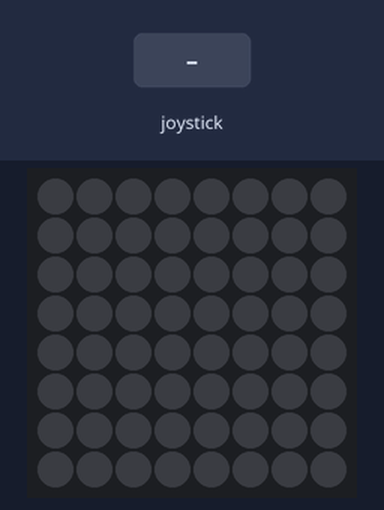
Bench run of a program on a simulated Raspberry Pi (BCM pin numbers) with a Sense HAT. On the bench: the Sense HAT's 8×8 RGB LED matrix. Inputs (shaded band) come from the test bench. Dim RGB values are drawn brighter than linear; random numbers come from a fixed seed.

Above: at 1.2 s.
1.3 s: joystick clicked
At 1.51 s:
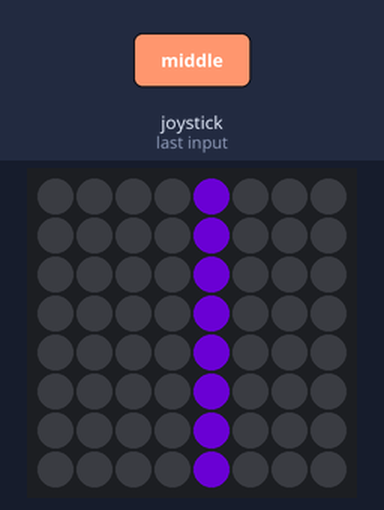
At 1.87 s:
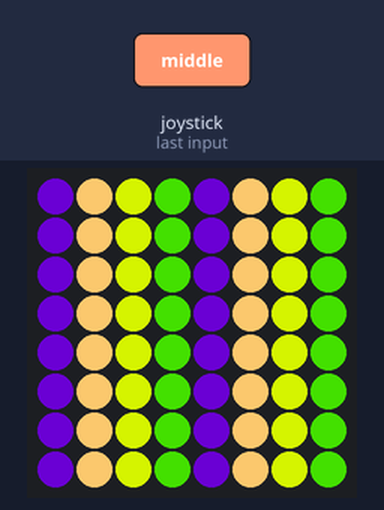

Measured:
- after the input at 1.3 s, the LEDs: change after 0.21 s (image 1)

The program:

colors.py
```python
#imports
from sense_hat import SenseHat
import random
from time import sleep
sense = SenseHat()

#variable declaration
off = (0,0,0)
run = True
c = ([off,off,off,off,off,off,off,off])

#clearing display upon starting
sense.clear

#function main, what generate the colors, and light the pixels.
def main():
    global run
    while run:
        for j in range(8):
            #random color getting added to the list, approx 16.6m outcomes
            c.append((random.randint(0,255),random.randint(0,255),random.randint(0,255)))
            for i in range(8):
                sense.set_pixel(j,i,c[j])

            sleep(0.05)
            #option for turning off the loop
            for event in sense.stick.get_events():
                if event.direction == 'middle' and event.action == 'held':
                    run = False

            c.remove(c[0])

while True:
    for event in sense.stick.get_events():
        if event.direction == 'middle' and event.action == 'pressed':
            run = True
            main()
```
